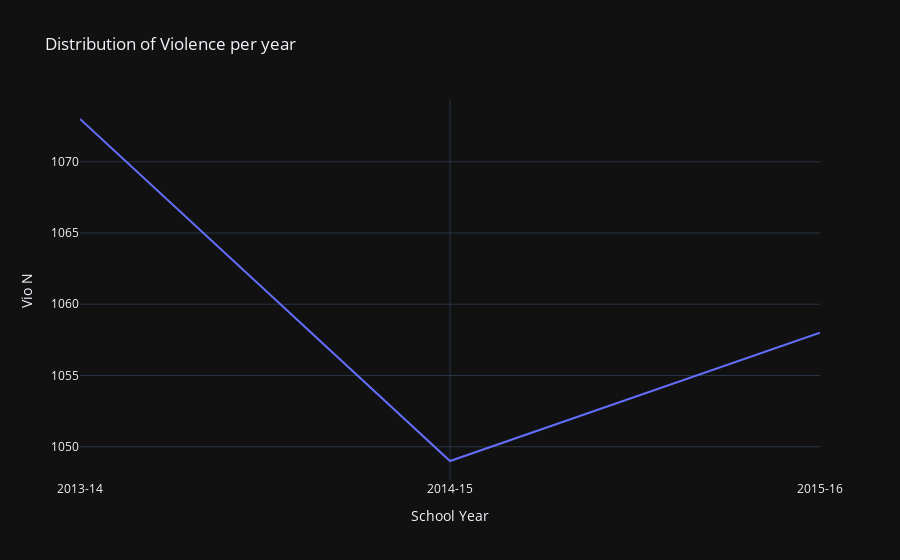

Source (notebook cell):
### Code cell
fig = px.line(sy_vio_df, x="School Year", y="Vio N", title="Distribution of Violence per year")
fig.show()

### Figure 1 — Plotly figure (JSON) as saved in the notebook; plotly's stock layout.template omitted (floating-point values rounded to 4 significant figures)
{"data": [{"hovertemplate": "School Year=%{x}<br>Vio N=%{y}<extra></extra>", "legendgroup": "", "line": {"color": "#636efa", "dash": "solid"}, "marker": {"symbol": "circle"}, "mode": "lines", "name": "", "orientation": "v", "showlegend": false, "x": ["2013-14", "2014-15", "2015-16"], "xaxis": "x", "y": [1073.0, 1049.0, 1058.0], "yaxis": "y", "type": "scatter"}], "layout": {"xaxis": {"anchor": "y", "domain": [0.0, 1.0], "title": {"text": "School Year"}}, "yaxis": {"anchor": "x", "domain": [0.0, 1.0], "title": {"text": "Vio N"}}, "legend": {"tracegroupgap": 0}, "title": {"text": "Distribution of Violence per year"}}}
